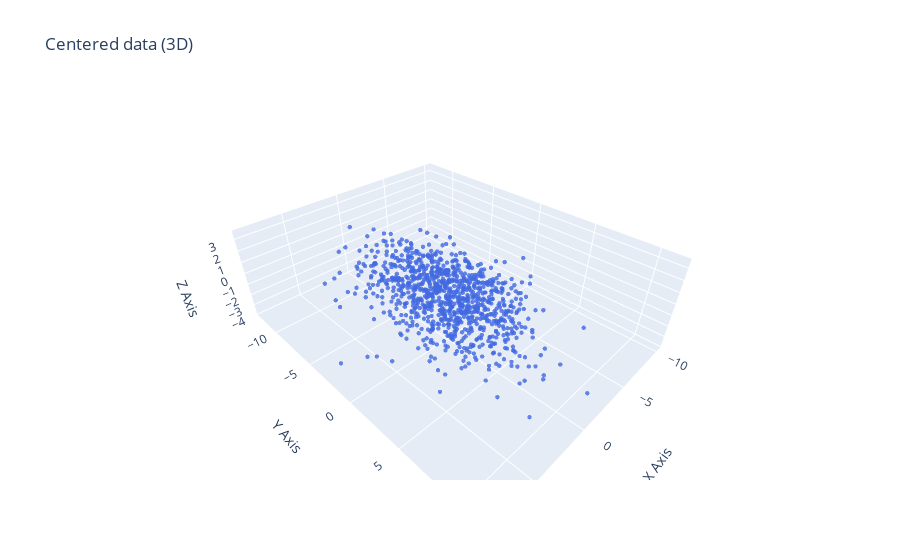

The cell this chart's notebook holds for it:
### Code cell
mean = np.mean(original_data, axis = 0)
print(mean)
centered_data = original_data - mean
#Centered data visualizing
x = centered_data[:,0]
y = centered_data[:,1]
z = centered_data[:,2]

# Create a 3D scatter plot
fig = go.Figure(data=[go.Scatter3d(
    x=x,                    # X-axis data
    y=y,                    # Y-axis data
    z=z,                    # Z-axis data
    mode='markers',         # Use markers to represent data points
    marker=dict(
        size=1.5,           # Size of the markers
        opacity=0.8,        # Marker opacity
        color='royalblue'   # Color of the markers
    )
)])

# Set the layout of the plot
fig.update_layout(title='Centered data (3D)',
                  scene=dict(
                      xaxis_title='X Axis',  # Title for the X-axis
                      yaxis_title='Y Axis',  # Title for the Y-axis
                      zaxis_title='Z Axis'   # Title for the Z-axis
                  ))

fig.show()

### Figure 1 — Plotly figure (JSON) as saved in the notebook; plotly's stock layout.template omitted (floating-point values rounded to 4 significant figures; data arrays with more than 128 entries replaced by an {"elided": "..."} marker saying what was removed)
{"data": [{"marker": {"color": "royalblue", "opacity": 0.8, "size": 1.5}, "mode": "markers", "type": "scatter3d", "x": {"elided": "1000 float values"}, "y": {"elided": "1000 float values"}, "z": {"elided": "1000 float values"}}], "layout": {"scene": {"xaxis": {"title": {"text": "X Axis"}}, "yaxis": {"title": {"text": "Y Axis"}}, "zaxis": {"title": {"text": "Z Axis"}}}, "title": {"text": "Centered data (3D)"}}}
